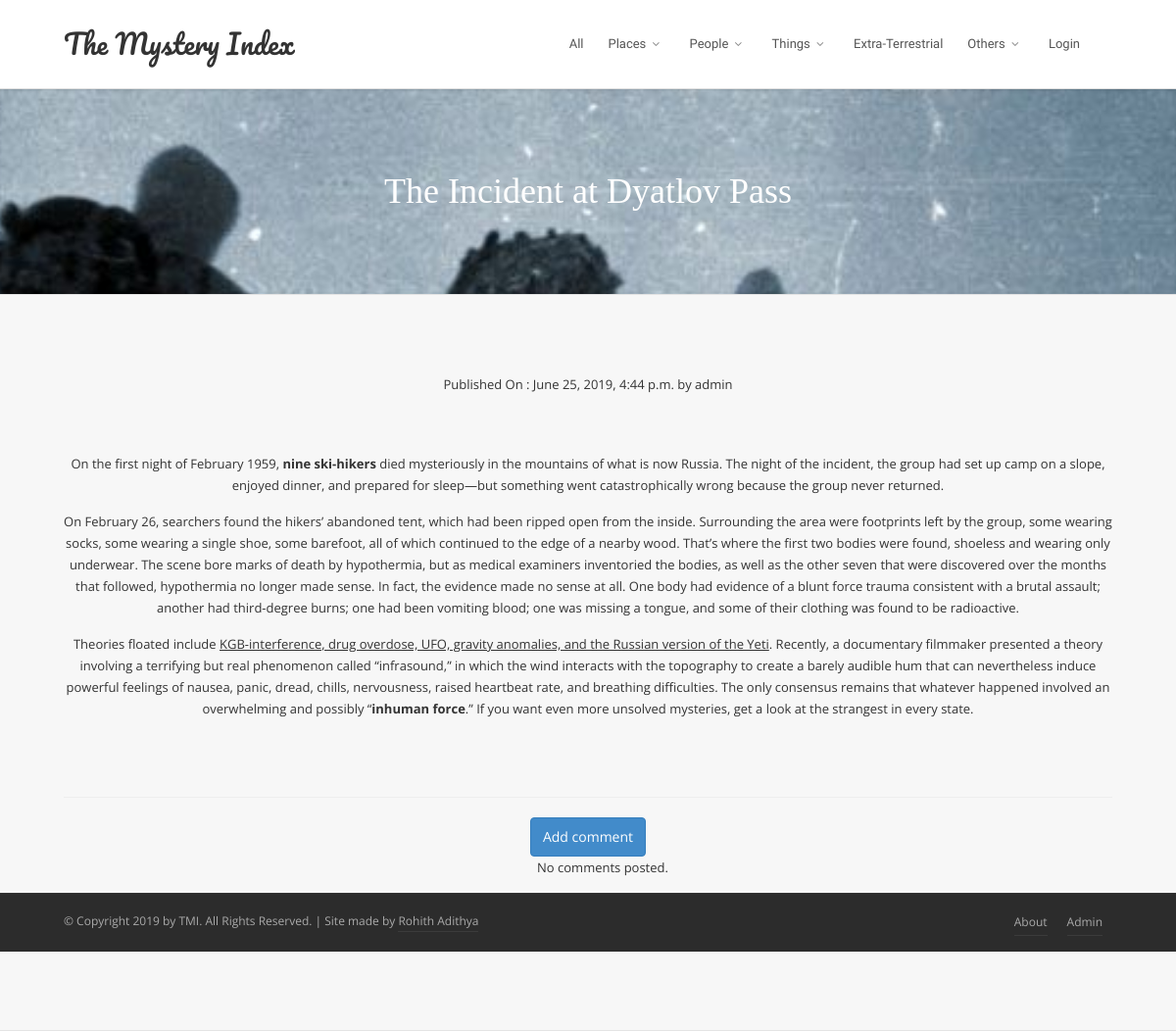
Screenshot of /post/2 with the database file from the repository.
### blog/models.py (models this page shows, shortened)
class Post(models.Model):
    author = models.ForeignKey('auth.User',on_delete=models.CASCADE)
    title = models.CharField(max_length=200)
    category = models.ForeignKey('blog.Categories',related_name='category',on_delete=models.CASCADE)
    text = models.TextField()
    image = models.ImageField(upload_to='posts')
    create_date = models.DateTimeField(default=timezone.now)
    published_date = models.DateTimeField(blank=True,null=True)

### blog/views.py (the view)
# urls.py: path('post/<int:pk>', views.PostDetailView.as_view(), name='post_detail'),
class PostDetailView(DetailView):
    model = Post

### blog/templates/blog/post_detail.html (shortened to what this page needs)
{% extends 'blog/base.html' %}
{% load static %}
{% block content %}
<div class="v-parallax v-bg-stylish v-bg-stylish-v10" id="download" style="background-image: url({% static post.image.url %});">
  <div class="container">
    <div class="row center">
      <div class="col-sm-12">
        <div class="v-content-wrapper">
            <p class="v-smash-text-large-2x">
                <span>{{ post.title }}</span>
            </p>
        </div>
      </div>
    </div>
  </div>
</div>
<div class="v-parallax v-bg-stylish v-bg-stylish-v4 no-shadow" id="posts">
    <div class="container">
        <div class="row center">
            <div class="col-sm-12">
        {% if post.published_date %}
            <div class="date postdate">
              Published On :  {{ post.published_date }} by {{post.author}}
            </div>
              <br>
              <br>
        {% else %}
            <a class="btn btn-warning" href="{% url 'post_publish' pk=post.pk %}">Publish</a>
        {% endif %}
  <p class='postcontent' >{{ post.text|safe|linebreaksbr }}</p>
    <br>
<br>
  <hr>
  <a class="btn btn-primary btn-comment" href="{% url 'add_comment_to_post' pk=post.pk %}">Add comment</a>
  <div class="container">
  {% for comment in post.comments.all %}
  <br>
      {% if user.is_authenticated or comment.approved_comment %}
              {{ comment.created_date }}
              {% if not comment.approved_comment %}
                  <a class="btn btn-primary" href="{% url 'comment_remove' pk=comment.pk %}"><span class="fa fa-remove"></span></a>
                  <a class="btn btn-primary" href="{% url 'comment_approve' pk=comment.pk %}"><span class="fa fa-check"></span></a>
              {% endif %}
          <p>{{ comment.text|safe|linebreaks }}</p>
          <p>Posted by: <strong>{{ comment.author }}</strong></p>
      {% endif %}
  {% empty %}
      <p>No comments posted.</p>
  {% endfor %}
</div>
        </div>
      </div>
    </div>
{% endblock %}

### blog/static/css/v-nav-menu.css (style rules this page uses)
body.no-page-top { background: #EDEFF2; }
body { padding-top: 90px; }

### blog/static/css/v-bg-stylish.css (style rules this page uses)
.v-bg-stylish.v-bg-stylish-v4 { background-color: #f7f7f7; border-color: #e4e4e4; }
.v-bg-stylish.v-bg-stylish-v4, .v-bg-stylish.v-bg-stylish-v4 h1, .v-bg-stylish.v-bg-stylish-v4 h2, .v-bg-stylish.v-bg-stylish-v4 h3, .v-bg-stylish.v-bg-stylish-v4 h3, .v-bg-stylish.v-bg-stylish-v4 h4, .v-bg-stylish.v-bg-stylish-v4 h5, .v-bg-stylish.v-bg-stylish-v4 h6, .v-bg-stylish-v4 .carousel-wrap > a { color: #333; }
.v-bg-stylish.v-bg-stylish-v10 { background-color: #25CBF5; }
.v-bg-stylish.v-bg-stylish-v10, .v-bg-stylish.v-bg-stylish-v10 h1, .v-bg-stylish.v-bg-stylish-v10 h2, .v-bg-stylish.v-bg-stylish-v10 h3, .v-bg-stylish.v-bg-stylish-v10 h3, .v-bg-stylish.v-bg-stylish-v10 h4, .v-bg-stylish.v-bg-stylish-v10 h5, .v-bg-stylish.v-bg-stylish-v10 h6, .v-bg-stylish-v10 .carousel-wrap > a { color: #ffffff; }

### blog/static/css/v-shortcodes.css (style rules this page uses)
.btn { padding: 9px 12px; outline:none !important; }
.v-parallax { padding-top: 80px !important; padding-bottom: 80px !important; overflow: hidden; position: relative; width: 100%; background-attachment: fixed; -moz-background-size: cover; -webkit-background-size: cover; background-size: cover; background-repeat: no-repeat; background-position: center center; }
.v-parallax .v-content-wrapper { position: relative; z-index: 5; }
.v-parallax .v-content-wrapper p:last-child { margin-bottom: 0; }

### blog/static/css/custom.css (style rules this page uses)
@media (min-width: 1200px) { .container { width: 1100px; } }

### blog/templates/blog/base.html (style rules this page uses)
* { box-sizing: border-box; }

### rows the page displays
Post: image (picture), title "The Incident at Dyatlov Pass", published_date "June 25, 2019, 4:44 p.m.", author "admin", text "On the first night of February 1959, nine ski-hikers died mysteriously in the mountains of what is now Russia. The night of the incident, the group had set up camp on a slope, enjoyed dinner, and prepared for sleep—but something went catastrophically wrong because the group never returned. On February 26, searchers found the hikers’ abandoned tent, which had been ripped open from the inside. Surrounding the area were footprints left by the group, some wearing socks, some wearing a single shoe, some barefoot, all of which continued to the edge of a nearby wood. That’s where the first two bodies were found, shoeless and wearing only underwear. The scene bore marks of death by hypothermia, but…"
